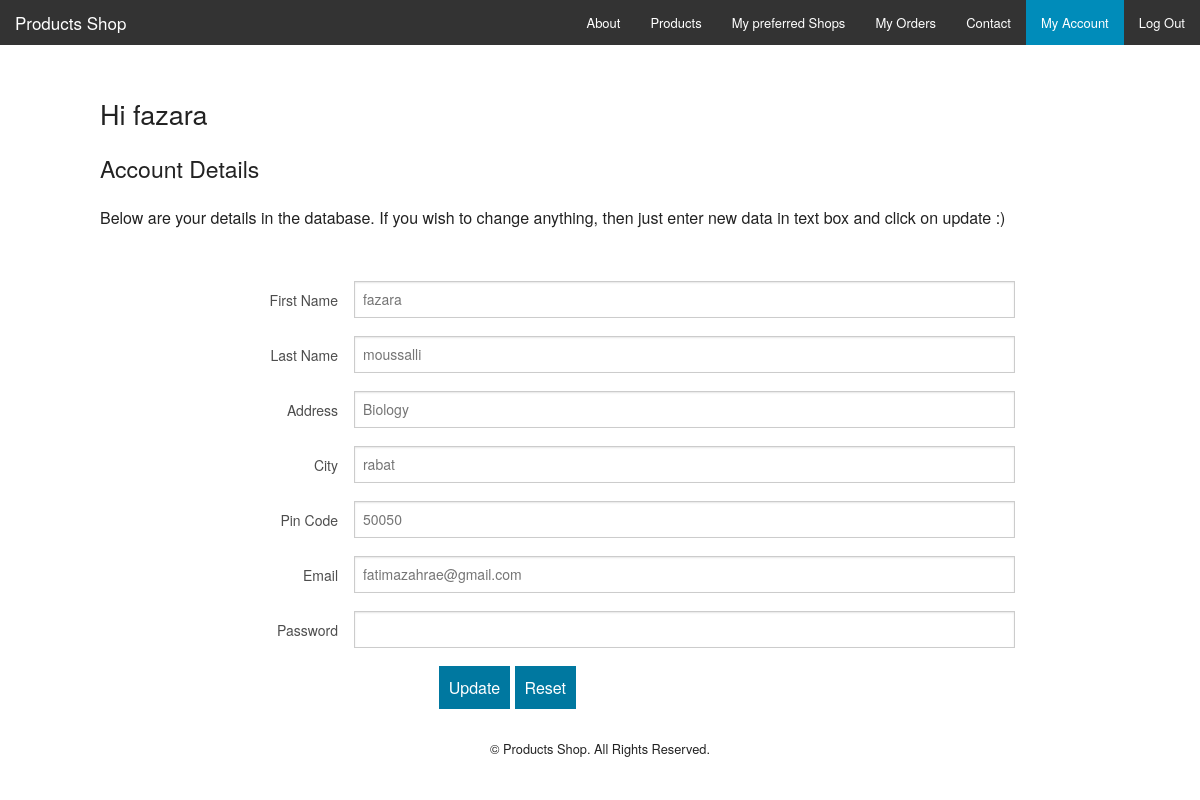
The app's page /account.php (signed in) with its own data.
### tables this page shows
CREATE TABLE IF NOT EXISTS `users` (
  `id` int(11) NOT NULL AUTO_INCREMENT,
  `fname` varchar(255) NOT NULL,
  `lname` varchar(255) NOT NULL,
  `address` varchar(255) NOT NULL,
  `city` varchar(100) NOT NULL,
  `pin` int(6) NOT NULL,
  `email` varchar(255) NOT NULL,
  `password` varchar(15) NOT NULL,
  `type` varchar(20) NOT NULL DEFAULT 'user',
  PRIMARY KEY (`id`),
  UNIQUE KEY `email` (`email`)
);

### account.php (the view, shortened to what this page needs)
<?php
include 'config.php';
?>
<!doctype html>
<html class="no-js" lang="en">
  <head>
    <link rel="stylesheet" href="css/foundation.css" />
  </head>
  <body>
    <nav class="top-bar" data-topbar role="navigation">
      <ul class="title-area">
        <li class="name">
          <h1><a href="index.php">Products Shop</a></h1>
        </li>
      </ul>
      <section class="top-bar-section">
        <ul class="right">
          <li><a href="about.php">About</a></li>
          <li><a href="products.php">Products</a></li>
          <li><a href="cart.php">My preferred Shops</a></li>
          <li><a href="orders.php">My Orders</a></li>
          <li><a href="contact.php">Contact</a></li>
          <?php
          if(isset($_SESSION['username'])){
            echo '<li class="active"><a href="account.php">My Account</a></li>';
            echo '<li><a href="logout.php">Log Out</a></li>';
          }
          else{
            echo '<li><a href="login.php">Log In</a></li>';
            echo '<li><a href="register.php">Register</a></li>';
          }
          ?>
        </ul>
      </section>
    </nav>
    <div class="row" style="margin-top:30px;">
      <div class="small-12">
        <p><?php echo '<h3>Hi ' .$_SESSION['fname'] .'</h3>'; ?></p>
        <p><h4>Account Details</h4></p>
        <p>Below are your details in the database. If you wish to change anything, then just enter new data in text box and click on update :) </p>
      </div>
    </div>
    <form method="POST" action="update.php" style="margin-top:30px;">
      <div class="row">
        <div class="small-12">
          <div class="row">
            <div class="small-3 columns">
              <label for="right-label" class="right inline">First Name</label>
            </div>
            <div class="small-8 columns end">
              <?php
                $result = $mysqli->query('SELECT * FROM users WHERE id='.$_SESSION['id']);
                if($result) {
                  $obj = $result->fetch_object();
                  echo '<input type="text" id="right-label" placeholder="'. $obj->fname. '" name="fname">';
                  echo '</div>';
                    echo '</div>';
                  echo '<div class="row">';
                  echo '<div class="small-3 columns">';
                  echo '<label for="right-label" class="right inline">Last Name</label>';
                  echo '</div>';
                  echo '<div class="small-8 columns end">';
                  echo '<input type="text" id="right-label" placeholder="'. $obj->lname. '" name="lname">';
                  echo '</div>';
                  echo '</div>';
                  echo '<div class="row">';
                  echo '<div class="small-3 columns">';
                  echo '<label for="right-label" class="right inline">Address</label>';
                  echo '</div>';
                  echo '<div class="small-8 columns end">';
                  echo '<input type="text" id="right-label" placeholder="'. $obj->address. '" name="address">';
                  echo '</div>';
                  echo '</div>';
                  echo '<div class="row">';
                  echo '<div class="small-3 columns">';
                  echo '<label for="right-label" class="right inline">City</label>';
                  echo '</div>';
                  echo '<div class="small-8 columns end">';
                  echo '<input type="text" id="right-label" placeholder="'. $obj->city. '" name="city">';
                  echo '</div>';
                  echo '</div>';
                  echo '<div class="row">';
                  echo '<div class="small-3 columns">';
                  echo '<label for="right-label" class="right inline">Pin Code</label>';
                  echo '</div>';
                  echo '<div class="small-8 columns end">';
                  echo '<input type="text" id="right-label" placeholder="'. $obj->pin. '" name="pin">';
                  echo '</div>';
                  echo '</div>';
                  echo '<div class="row">';
                  echo '<div class="small-3 columns">';
                  echo '<label for="right-label" class="right inline">Email</label>';
                  echo '</div>';
                  echo '<div class="small-8 columns end">';
                  echo '<input type="email" id="right-label" placeholder="'. $obj->email. '" name="email">';
                  echo '</div>';
                  echo '</div>';
              }
              echo '<div class="row">';
              echo '<div class="small-3 columns">';
              echo '<label for="right-label" class="right inline">Password</label>';
              echo '</div>';
              echo '<div class="small-8 columns end">';
              echo '<input type="password" id="right-label" name="pwd">';
              echo '</div>';
              echo '</div>';
          ?>
          <div class="row">
            <div class="small-8 columns">
              <input type="submit" id="right-label" value="Update" style="background: #0078A0; border: none; color: #fff; font-family: 'Helvetica Neue', sans-serif; font-size: 1em; padding: 10px;">
              <input type="reset" id="right-label" value="Reset" style="background: #0078A0; border: none; color: #fff; font-family: 'Helvetica Neue', sans-serif; font-size: 1em; padding: 10px;">
            </div>
          </div>
        </div>
      </div>
    </form>
    <div class="row" style="margin-top:30px;">
      <div class="small-12">
        <footer>
           <p style="text-align:center; font-size:0.8em;">&copy; Products Shop. All Rights Reserved.</p>
        </footer>
      </div>
    </div>
  </body>
</html>

### records on screen
users: fname "fazara", lname "moussalli", address "Biology", city "rabat", pin "50050", email "fatimazahrae@gmail.com"

### other values on screen
$_SESSION['fname'] "fazara"
